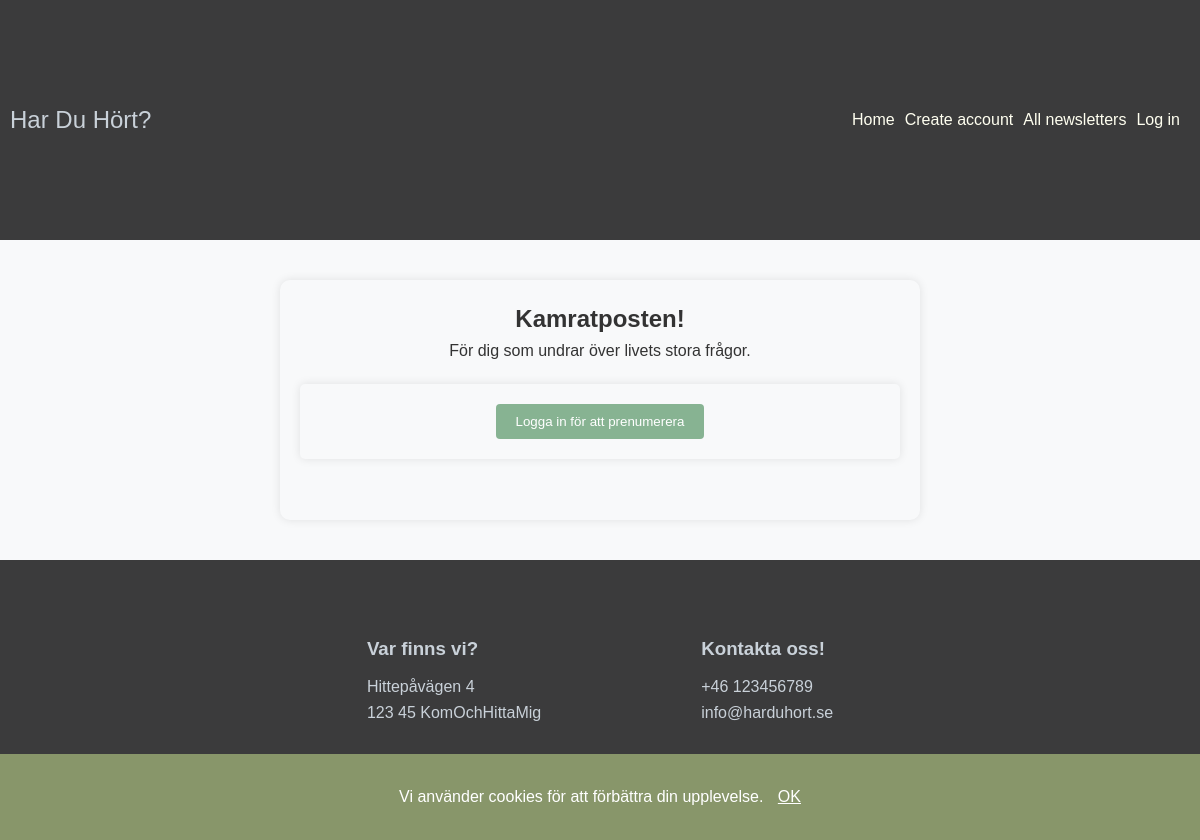
Page /newsletter.php?id=1 on the committed database.
### tables this page shows
CREATE TABLE `newsletters` (
  `id` int(11) NOT NULL,
  `name` varchar(255) NOT NULL,
  `description` varchar(255) NOT NULL,
  `owner` int(11) DEFAULT NULL
);

### html/newsletter.php (the view, shortened to what this page needs)
<?php
require_once './functions.php';
require_once './components/header.php';
if(isset($_GET['id'])) {
    $id = $_GET['id'];
    $mysql = new mysqli("db", "root", "notSecureChangeMe", "newsletter_db");
    $sql = "SELECT name, description FROM newsletters WHERE id = ?";
    $stmt = $mysql->prepare($sql);
    $stmt->bind_param("i", $id);
    if($stmt->execute()) {
     $result = $stmt->get_result();
     if($result->num_rows > 0) {
            $row = $result->fetch_assoc();
            echo "<main>";
            echo "<h2>". htmlspecialchars($row['name']). "</h2>";
            echo "<p>". htmlspecialchars($row['description']). "</p>";
            if(is_signed_in()){
                $sqlCheckSubscription = "SELECT COUNT(*) AS count FROM user_subscriptions WHERE newsletter_id =? AND user_id =?";
                $stmtCheckSubscription = $mysql->prepare($sqlCheckSubscription);
                $stmtCheckSubscription->bind_param("ii", $id, $_SESSION['user_id']);
                $stmtCheckSubscription->execute();
                $resultCheckSubscription = $stmtCheckSubscription->get_result();
                $rowCheckSubscription = $resultCheckSubscription->fetch_assoc();
                if($rowCheckSubscription['count'] > 0) {
                    echo '<form method="post" action="">';
                    echo '<input type="hidden" name="action" value="unsubscribe">';
                    echo '<button type="submit" class="btn-primary">Avluta Prenumeration</button>';
                    echo '</form>';
                } else {
                    echo '<form method="post" action="">';
                    echo '<input type="hidden" name="action" value="subscribe">';
                    echo '<button type="submit" class="btn-primary">Prenumerera</button>';
                    echo '</form>';
                }
            } else {
                echo '<form method="post" action="login.php">';
                echo '<button type="submit" class="btn-primary">Logga in för att prenumerera</button>';
                echo '</form>';
            }
        } else {
            echo "No newsletter found with the selected id.";
        }
    } else {
        echo "Something went wrong.". $stmt->error;
    }
} else {
    echo "No id provided.";
}
echo "</main>";
include_once("/var/www/html/components/footer.php");
?>

### html/style.css (style rules this page uses)
* { margin: 0; padding: 0; }
body { font-family: Arial, sans-serif; line-height: 1.6; color: #333; background-color: #f8f9fa; margin: 0; display: flex; flex-direction: column; align-items: center; justify-content: center; min-height: 100vh; margin-bottom: 40px; }
main { width: 80%; min-height: 200px; max-width: 600px; text-align: center; border-radius: 10px; box-shadow: 0 0 10px rgba(0, 0, 0, 0.1); padding: 20px; margin: 40px 0; }
form { background-color: #f8f9fa; padding: 20px; border-radius: 5px; box-shadow: 0 0 10px rgba(0, 0, 0, 0.1); margin-top: 20px; }
.btn-primary { background-color: #87b392; color: white; cursor: pointer; border: none; padding: 10px 20px; border-radius: 4px; transition: background-color 0.3s ease; }

### rows in the picture
newsletters: name "Kamratposten!", description "För dig som undrar över livets stora frågor."

### other values in the picture
$page['text'] "Home"
$page['text'] "Create account"
$page['text'] "All newsletters"
$page['text'] "Log in"
